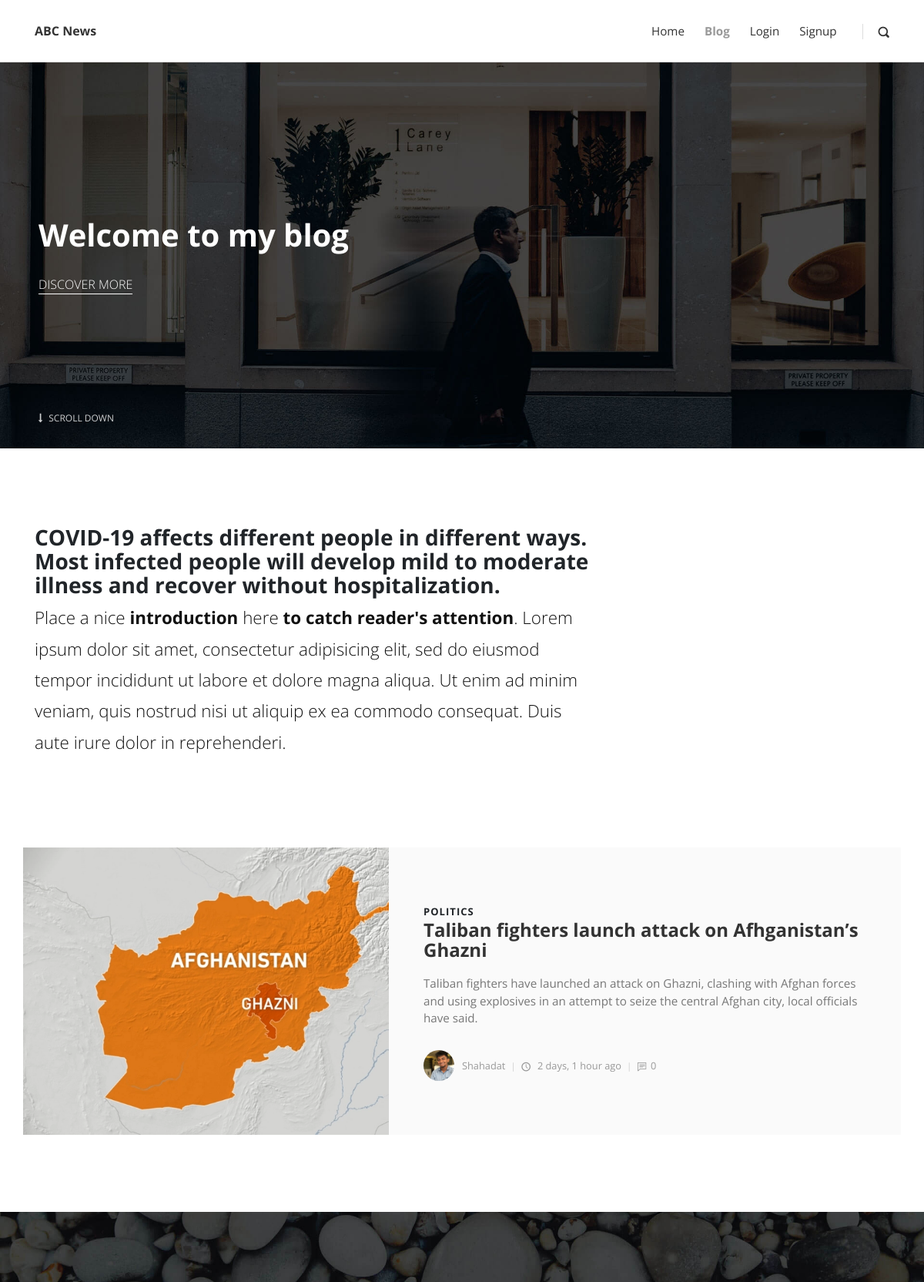
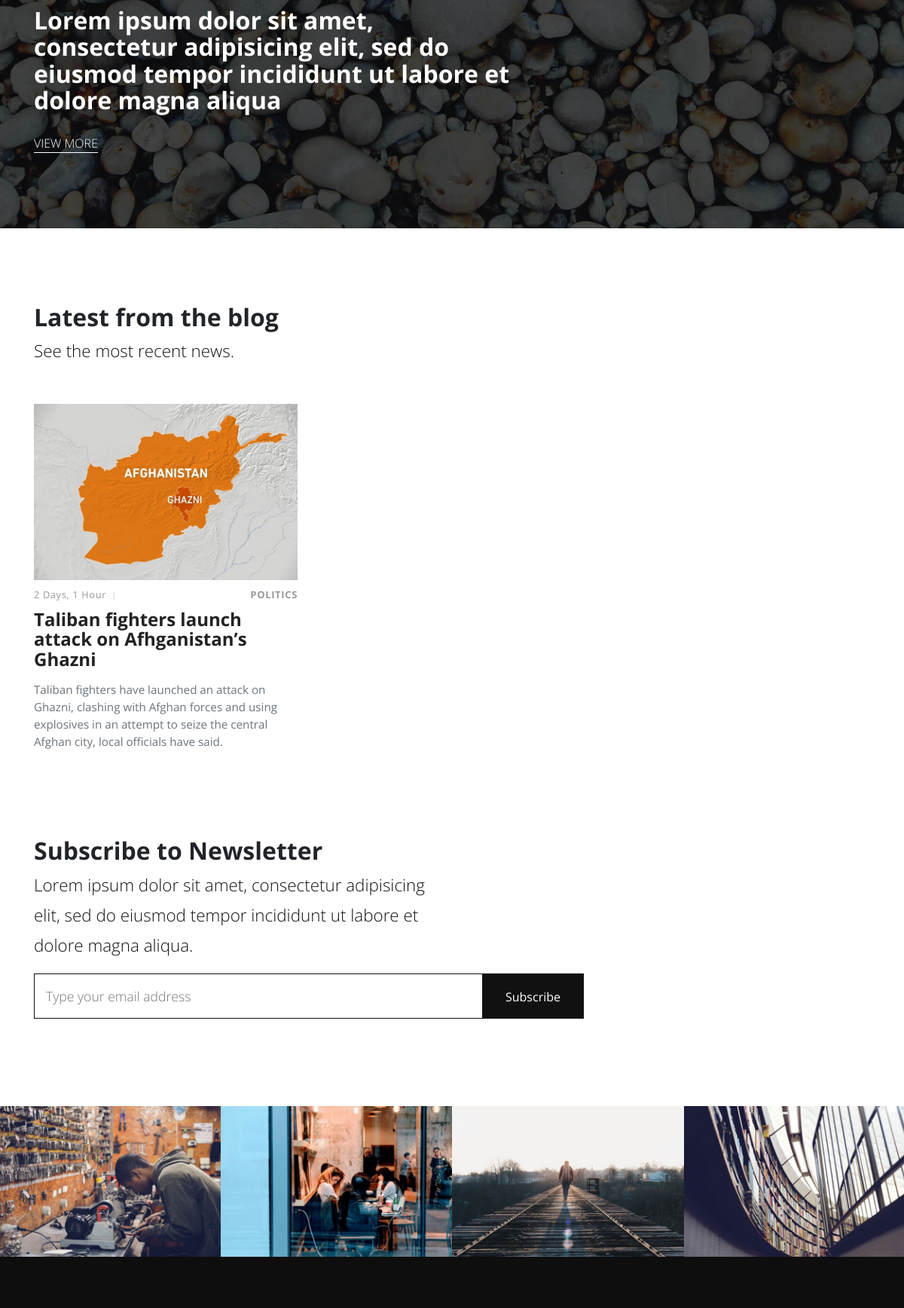
The page / (upper part) on the database its author committed (2 pictures, top to bottom).
### blog/models/post.py (models this page shows, shortened)
class Post(models.Model):
    title = models.CharField(max_length=120)
    profile = models.ForeignKey(Profile, on_delete=models.CASCADE)
    categories = models.ManyToManyField(Category)
    overview = models.TextField(default='not available')
    thumbnail = models.ImageField(upload_to='post', default='no_image.jpeg')
    content = RichTextUploadingField(default='no content available')
    view_count = models.IntegerField(default=0)
    comment_count = models.IntegerField(default=0)
    timestamp = models.DateTimeField(auto_now_add=True)
    featured = models.BooleanField(default=True)
    previous_post = models.ForeignKey('self', on_delete=models.SET_NULL,
                                      related_name='previous',
                                      blank=True, null=True)
    next_post = models.ForeignKey('self', on_delete=models.SET_NULL,
                                  related_name='next',
                                  blank=True, null=True)
    def __str__(self):
        return str(self.title)
    def admin_photo(self):
        return mark_safe('<img src="{}" width="100" />'.format(self.thumbnail.url))
    admin_photo.short_description = 'Image'
    admin_photo.allow_tags = True

### blog/models/category.py (models this page shows, shortened)
class Category(models.Model):
    name = models.CharField(max_length=20)

### accounts/models/profile.py (models this page shows, shortened)
class Profile(models.Model):
    user = models.OneToOneField(
        User, on_delete=models.CASCADE, primary_key=True, unique=True
    )
    image = models.ImageField(upload_to='media/profile', default='no_pic.jpg', blank=True)
    bio = models.TextField(
        _('Bio'), blank=True, null=True
    )
    location = models.CharField(max_length=50, null=True, blank=True)
    birth_date = models.DateField(
        _('Date of Birth'), blank=True, null=True
    )
    gender = models.CharField(
        _('Gender'), max_length=1, blank=True, null=True,
        choices=[('M', 'Male'), ('F', 'Female')]
    )
    is_active = models.BooleanField(
        _('Active'), default=True, null=True
    )
    created_at = models.DateTimeField(
        _('Created At'), auto_now_add=True, null=True
    )
    last_updated = models.DateTimeField(
        _('Last Updated'), auto_now=True, null=True
    )
    def admin_photo(self):
        return mark_safe('<img src="{}" width="100" />'.format(self.image.url))
    admin_photo.short_description = 'Image'
    admin_photo.allow_tags = True

### accounts/models/user_model.py (models this page shows, shortened)
class User(AbstractBaseUser, PermissionsMixin):
    email = models.EmailField(_('email address'), blank=True)
    phone = models.CharField(
        _('Mobile Phone'), max_length=12, unique=True,
        validators=[RegexValidator(r'^[\d]{10,12}$',
                                   message='Format (ex: 01234567890)'
                                   )])
    first_name = models.CharField(
        _('First Name'), max_length=255, blank=True, null=True
    )
    last_name = models.CharField(
        _('Last Name'), max_length=255, blank=True, null=True
    )
    is_staff = models.BooleanField(default=False)
    is_active = models.BooleanField(default=True)
    admin = models.BooleanField(default=False)
    date_joined = models.DateTimeField(default=timezone.now)
    USERNAME_FIELD = 'phone'
    REQUIRED_FIELDS = []
    objects = UserManager()

### blog/views/index_view.py (the view)
# urls.py: path('', indexView, name='home-view'),
def indexView(request):
    featured = Post.objects.filter(featured=True)
    latest = Post.objects.order_by('-timestamp')[0:6]
    latest3 = Post.objects.order_by('-timestamp')[0:3]
    if request.method == 'POST':
        email = request.POST['email']
        new_signup = Signup()
        new_signup.email = email
        new_signup.save()
    context = {
        'object_list': featured,
        'latest': latest,
        'latest3': latest3,
    }
    return render(request, 'index.html', context)

### templates/index.html (shortened to what this page needs)
{% extends 'base.html' %}
{% load static %}
{% block content %}
<section
        style="background: url({% static 'img/hero.jpg' %}); background-size: cover; background-position: center center"
        class="hero">
    <div class="container">
        <div class="row">
            <div class="col-lg-7">
                <h1>Welcome to my blog</h1><a href="{% url 'blog-view' %}" class="hero-link">Discover More</a>
            </div>
        </div>
        <a href="{% static '.intro' %}" class="continue link-scroll"><i class="fa fa-long-arrow-down"></i> Scroll
            Down</a>
    </div>
</section>
<section class="intro">
    <div class="container">
        <div class="row">
            <div class="col-lg-8">
                <h2 class="h3">COVID-19 affects different people in different ways. Most infected people will develop
                    mild to moderate illness and recover without hospitalization.</h2>
                <p class="text-big">Place a nice <strong>introduction</strong> here <strong>to catch reader's
                    attention</strong>. Lorem ipsum dolor sit amet, consectetur adipisicing elit, sed do eiusmod tempor
                    incididunt ut labore et dolore magna aliqua. Ut enim ad minim veniam, quis nostrud nisi ut aliquip
                    ex ea commodo consequat. Duis aute irure dolor in reprehenderi.</p>
            </div>
        </div>
    </div>
</section>
<section class="featured-posts no-padding-top">
    <div class="container">
        {% for object in latest %}
        <div class="row d-flex align-items-stretch">
            {% if not forloop.counter|divisibleby:2 %}
            <div class="image col-lg-5"><img src="{{ object.thumbnail.url }}" alt="..."></div>
            {% endif %}
            <div class="text col-lg-7">
                <div class="text-inner d-flex align-items-center">
                    <div class="content">
                        <header class="post-header">
                            <div class="category">
                                {% for cat in object.categories.all %}
                                <a href="#">{{ cat.name }}</a>
                                {% endfor %}
                            </div>
                            <a href="post.html"><h2 class="h4">{{ object.title }}</h2></a>
                        </header>
                        <p>{{ object.overview }}</p>
                        <footer class="post-footer d-flex align-items-center"><a href="#"
                                                                                 class="author d-flex align-items-center flex-wrap">
                            <div class="avatar"><img src="{{ object.profile.image.url }}" alt="..." class="img-fluid">
                            </div>
                            <div class="title"><span>{{ object.profile.user.first_name }}</span></div>
                        </a>
                            <div class="date"><i class="icon-clock"></i> {{ object.timestamp| timesince }} ago</div>
                            <div class="comments"><i class="icon-comment"></i>{{ object.comment_count }}</div>
                        </footer>
                    </div>
                </div>
            </div>
        </div>
        {% endfor %}
</section>
<section
        style="background: url({% static 'img/divider-bg.jpg' %}); background-size: cover; background-position: center bottom"
        class="divider">
    <div class="container">
        <div class="row">
            <div class="col-md-7">
                <h2>Lorem ipsum dolor sit amet, consectetur adipisicing elit, sed do eiusmod tempor incididunt ut labore
                    et dolore magna aliqua</h2><a href="#" class="hero-link">View More</a>
            </div>
        </div>
    </div>
</section>
<section class="latest-posts">
    <div class="container">
        <header>
            <h2>Latest from the blog</h2>
            <p class="text-big">See the most recent news.</p>
        </header>
        <div class="row">
            {% for post in latest3 %}
            <div class="post col-md-4">
                <div class="post-thumbnail"><a href="post.html"><img src="{{ post.thumbnail.url }}" alt="..."
                                                                     class="img-fluid"></a></div>
                <div class="post-details">
                    <div class="post-meta d-flex justify-content-between">
                        <div class="date">{{ post.timestamp| timesince }}</div>
                        <div class="category">
                            {% for cat in post.categories.all %}
                            <a href="#">{{ cat.name }}</a>
                            {% endfor %}
                        </div>
                    </div>
                    <a href="post.html">
                        <h3 class="h4">{{ post.title }}</h3></a>
                    <p class="text-muted">{{ post.overview }}</p>
                </div>
            </div>
            {% endfor %}
        </div>
    </div>
</section>
<section class="newsletter no-padding-top">
    <div class="container">
        <div class="row">
            <div class="col-md-6">
                <h2>Subscribe to Newsletter</h2>
                <p class="text-big">Lorem ipsum dolor sit amet, consectetur adipisicing elit, sed do eiusmod tempor
                    incididunt ut labore et dolore magna aliqua.</p>
            </div>
            <div class="col-md-8">
                <div class="form-holder">
                    <form action="." method="post">
                        <div class="form-group">
                            <input type="email" name="email" id="email" placeholder="Type your email address">
                            <button type="submit" class="submit">Subscribe</button>
                        </div>
                    </form>
                </div>
            </div>
        </div>
    </div>
</section>
<section class="gallery no-padding">
    <div class="row">
        <div class="mix col-lg-3 col-md-3 col-sm-6">
            <div class="item"><a href="img/gallery-1.jpg" data-fancybox="gallery" class="image"><img
                    src="{% static 'img/gallery-1.jpg' %}" alt="..." class="img-fluid">
            </a></div>
        </div>
        <div class="mix col-lg-3 col-md-3 col-sm-6">
            <div class="item"><a href="img/gallery-2.jpg" data-fancybox="gallery" class="image"><img
                    src="{% static 'img/gallery-2.jpg' %}" alt="..." class="img-fluid">
            </a></div>
        </div>
        <div class="mix col-lg-3 col-md-3 col-sm-6">
            <div class="item"><a href="img/gallery-3.jpg" data-fancybox="gallery" class="image"><img
                    src="{% static 'img/gallery-3.jpg' %}" alt="..." class="img-fluid">
            </a></div>
        </div>
        <div class="mix col-lg-3 col-md-3 col-sm-6">
            <div class="item"><a href="{% static 'img/gallery-4.jpg' %}" data-fancybox="gallery" class="image"><img
                    src="{% static 'img/gallery-4.jpg' %}" alt="..." class="img-fluid">
            </a></div>
        </div>
    </div>
</section>
{% endblock content %}

### templates/base.html (shortened to what this page needs)
<!DOCTYPE html>
{% load static %}
<link rel="stylesheet" type="text/css" href="{% static 'css/custom.css' %}">
<link rel="stylesheet" type="text/css" href="{% static 'css/fontastic.css' %}">
<link rel="stylesheet" type="text/css" href="{% static 'css/style.blue.css' %}">
<link rel="stylesheet" type="text/css" href="{% static 'css/style.green.css' %}">
<link rel="stylesheet" type="text/css" href="{% static 'css/style.pink.css' %}">
<link rel="stylesheet" type="text/css" href="{% static 'css/style.red.css' %}">
<link rel="stylesheet" type="text/css" href="{% static 'css/style.sea.css' %}">
<link rel="stylesheet" type="text/css" href="{% static 'css/style.violet.css' %}">
<link rel="stylesheet" type="text/css" href="{% static 'css/style.default.css' %}">
<html>
{% include "head.html" %}
<body>
{% include "header.html" %}
{% block content %}
{% endblock content %}
{% include "footer.html" %}
</body>
</html>

### templates/head.html (shortened to what this page needs)
{% load static %}
<head>
    <link rel="stylesheet" href="{% static 'vendor/bootstrap/css/bootstrap.min.css' %}">
    <link rel="stylesheet" href="{% static 'vendor/font-awesome/css/font-awesome.min.css' %}">
    <link rel="stylesheet" href="{% static 'css/fontastic.css' %}">
    <link rel="stylesheet" href="{% static 'vendor/@fancyapps/fancybox/jquery.fancybox.min.css' %}">
    <link rel="stylesheet" href="{% static 'css/style.default.css' %}">
    <link rel="stylesheet" href="{% static 'css/custom.css' %}">
  </head>

### templates/header.html (shortened to what this page needs)
{% load static %}
    <header class="header">
      <nav class="navbar navbar-expand-lg">
        <div class="container">
          <div class="navbar-header d-flex align-items-center justify-content-between">
            <a href="/" class="navbar-brand">ABC News</a>
          </div>
          <div id="navbarcollapse" class="collapse navbar-collapse">
            <ul class="navbar-nav ml-auto">
              <li class="nav-item"><a href="/" class="nav-link ">Home</a>
              </li>
              <li class="nav-item"><a href="/blog" class="nav-link active ">Blog</a>
              </li>
              {% if request.user.is_authenticated %}
              <li class="nav-item"><a href="{% url  'logout' %}" class="nav-link ">Logout</a></li>
              {% else %}
              <li class="nav-item"><a href="{% url 'login' %}" class="nav-link ">Login</a></li>
              <li class="nav-item"><a href="{% url 'signup' %}" class="nav-link ">Signup</a>
              </li>
              {% endif %}
            </ul>
            <div class="navbar-text"><a href="#" class="search-btn"><i class="icon-search-1"></i></a></div>
          </div>
        </div>
      </nav>
    </header>

### templates/footer.html (shortened to what this page needs)
 {% load static %}
    <footer class="main-footer">
    </footer>

### templates/scripts.html (shortened to what this page needs)
{% load static %}

### rows shown on the page
Post: thumbnail (picture), title "Taliban fighters launch attack on Afhganistan’s Ghazni", overview "Taliban fighters have launched an attack on Ghazni, clashing with Afghan forces and using explosives in an attempt to seize the central Afghan city, local officials have said.", profile.image (picture), profile.user.first_name "Shahadat", timestamp "2 days, 1 hour", comment_count "0", timestamp "2 Days, 1 Hour"
Category: name "POLITICS"
